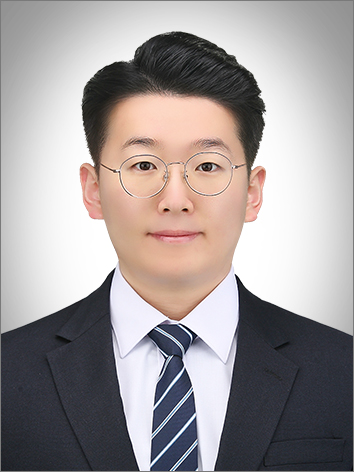
#> input picture test/test.jpg, 354 x 472 px, found by its file name
$ python pixelChange.py
#> lines starting #> are read from the running program, lines starting #| are printed output that depends on the picture
import cv2 as cv
import numpy as np

img_color = cv.imread("D:/opencv-test/2.영상처리기본개념/test.jpg", cv.IMREAD_COLOR)
#> img_color is the input picture: shape (472, 354, 3); mean B, G, R 154.1, 154.2, 160.8

# 이미지의 높이와 너비를 가져옴
height, width = img_color.shape[:2]
#> height = 472; width = 354

# 그레이 스케일 이미지를 저장할 넘파이 배열을 생성
img_gray = np.zeros((height, width), np.uint8)

# for문을 돌면서 (x, y)에 있는 픽셀을 하나씩 접근
for y in range(0, height):
    for x in range(0, width):

        # openCV는 rgb채널이 아닌 bgr채널
        # 컬러 이미지의 (x, y)에 있는 픽셀의 b,g,r 채널 읽음
        b = img_color.item(y, x, 0)
        g = img_color.item(y, x, 1)
        r = img_color.item(y, x, 2)

        # (x, y)위치의 픽셀에 그레이 스케일 값이 저장
        # 평균값 사용하는 경우 (비추천)
        # gray = int((r + g + b) / 3)
        # BT.709에 명시된 비율을 사용하는 경우
        gray = int(r * 0.2126 + g * 0.7152 + b * 0.0722)

        img_gray.itemset(y, x, gray)
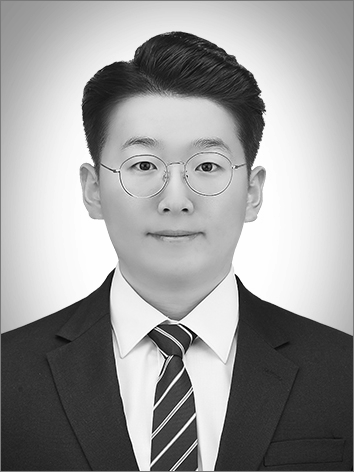
#> img_gray: shape (472, 354); min 0, max 254, mean 155.1

# 결과 이미지에 컬러를 표시하기 위해 컬러 이미지로 변환
img_result = cv.cvtColor(img_gray, cv.COLOR_GRAY2BGR)

# y 범위가 150~200, x 범위가 200~250인 영역의 픽셀을 초록색 픽셀로 변환
for y in range(150, 201):
    for x in range(200, 251):

        img_result.itemset(y, x, 0, 0)  # b
        img_result.itemset(y, x, 1, 255)  # g
        img_result.itemset(y, x, 2, 0)  # r
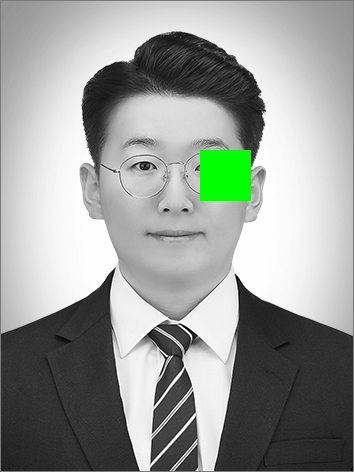
#> img_result: shape (472, 354, 3); mean B, G, R 152.4, 156.4, 152.4

cv.imshow("img_color", img_color)
cv.imshow("img_result", img_result)
cv.imshow("img_gray", img_gray)

cv.waitKey(0)

cv.destroyAllWindows()
